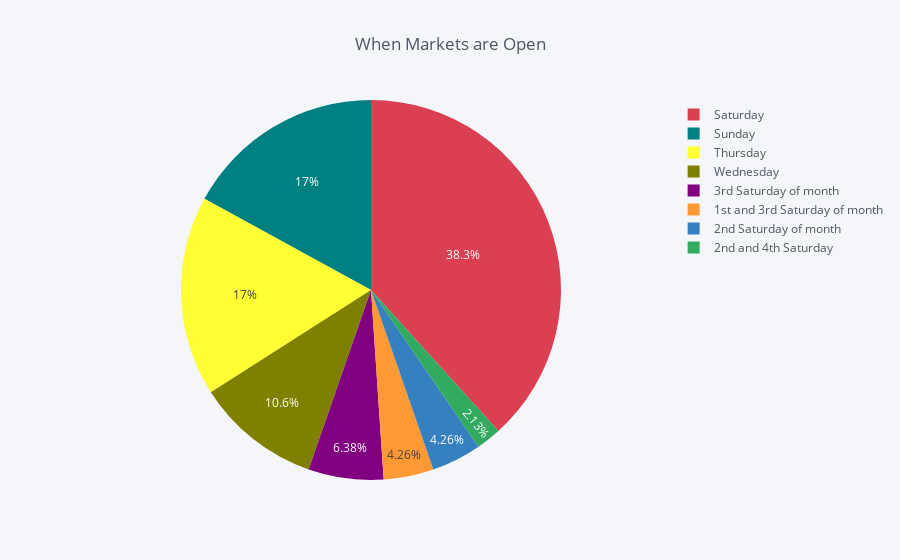

The cell this chart's notebook holds for it:
### Code cell
weekdays.iplot(kind="pie", values="Count", labels="day", title = "When Markets are Open")

### Figure 1 — Plotly figure (JSON) as saved in the notebook; plotly's stock layout.template omitted (floating-point values rounded to 4 significant figures)
{"data": [{"labels": ["1st and 3rd Saturday of month", "2nd Saturday of month", "2nd and 4th Saturday", "3rd Saturday of month", "Saturday", "Sunday", "Thursday", "Wednesday"], "marker": {"colors": ["rgba(255, 153, 51, 1.0)", "rgba(55, 128, 191, 1.0)", "rgba(50, 171, 96, 1.0)", "rgba(128, 0, 128, 1.0)", "rgba(219, 64, 82, 1.0)", "rgba(0, 128, 128, 1.0)", "rgba(255, 255, 51, 1.0)", "rgba(128, 128, 0, 1.0)"]}, "name": "", "type": "pie", "values": [2, 2, 1, 3, 18, 8, 8, 5]}], "layout": {"legend": {"bgcolor": "#F5F6F9", "font": {"color": "#4D5663"}}, "paper_bgcolor": "#F5F6F9", "plot_bgcolor": "#F5F6F9", "title": "When Markets are Open", "titlefont": {"color": "#4D5663"}}}
